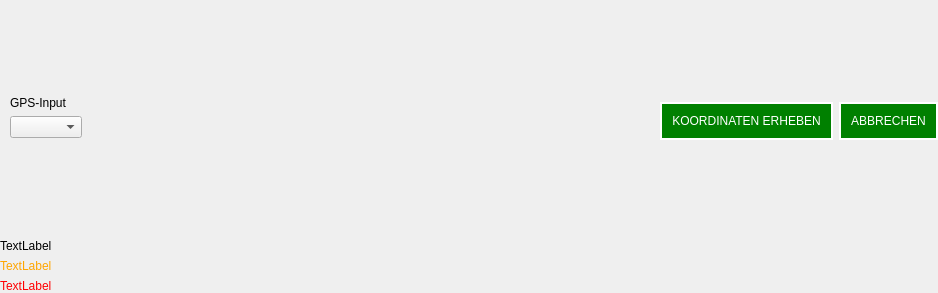
<?xml version="1.0" encoding="UTF-8"?>
<ui version="4.0">
 <class>Form</class>
 <widget class="QWidget" name="Form">
  <property name="geometry">
   <rect>
    <x>0</x>
    <y>0</y>
    <width>938</width>
    <height>293</height>
   </rect>
  </property>
  <property name="windowTitle">
   <string>Form</string>
  </property>
  <layout class="QVBoxLayout" name="verticalLayout_3">
   <property name="leftMargin">
    <number>0</number>
   </property>
   <property name="topMargin">
    <number>0</number>
   </property>
   <property name="rightMargin">
    <number>0</number>
   </property>
   <property name="bottomMargin">
    <number>0</number>
   </property>
   <item>
    <layout class="QHBoxLayout" name="horizontalLayout">
     <item>
      <layout class="QVBoxLayout" name="verticalLayout">
       <property name="leftMargin">
        <number>10</number>
       </property>
       <item>
        <spacer name="verticalSpacer">
         <property name="orientation">
          <enum>Qt::Vertical</enum>
         </property>
         <property name="sizeHint" stdset="0">
          <size>
           <width>20</width>
           <height>40</height>
          </size>
         </property>
        </spacer>
       </item>
       <item>
        <widget class="QLabel" name="label">
         <property name="sizePolicy">
          <sizepolicy hsizetype="Preferred" vsizetype="Fixed">
           <horstretch>0</horstretch>
           <verstretch>0</verstretch>
          </sizepolicy>
         </property>
         <property name="text">
          <string>GPS-Input</string>
         </property>
        </widget>
       </item>
       <item>
        <widget class="QComboBox" name="lfbSerialPortList"/>
       </item>
       <item>
        <spacer name="verticalSpacer_2">
         <property name="orientation">
          <enum>Qt::Vertical</enum>
         </property>
         <property name="sizeHint" stdset="0">
          <size>
           <width>20</width>
           <height>40</height>
          </size>
         </property>
        </spacer>
       </item>
      </layout>
     </item>
     <item>
      <spacer name="horizontalSpacer_2">
       <property name="orientation">
        <enum>Qt::Horizontal</enum>
       </property>
       <property name="sizeHint" stdset="0">
        <size>
         <width>40</width>
         <height>20</height>
        </size>
       </property>
      </spacer>
     </item>
     <item>
      <spacer name="horizontalSpacer">
       <property name="orientation">
        <enum>Qt::Horizontal</enum>
       </property>
       <property name="sizeHint" stdset="0">
        <size>
         <width>40</width>
         <height>20</height>
        </size>
       </property>
      </spacer>
     </item>
     <item>
      <widget class="QPushButton" name="lfbGetCoordinatesGtn">
       <property name="cursor">
        <cursorShape>PointingHandCursor</cursorShape>
       </property>
       <property name="styleSheet">
        <string notr="true">QPushButton{
	border-radius: 20px;
	border: 2px solid #333;
	color: #555;
	margin: 10px 0px 0px;
	padding: 10px;
}
QPushButton:hover{
	background-color: yellow;
}
QPushButton:enabled{
	border-radius: 20px;
	border: 2px solid #fff;
	background-color: green;
	color: #fff;
}</string>
       </property>
       <property name="text">
        <string>KOORDINATEN ERHEBEN</string>
       </property>
      </widget>
     </item>
     <item>
      <widget class="QPushButton" name="lfbCancelCoordinatesBtn">
       <property name="styleSheet">
        <string notr="true">QPushButton{
	border-radius: 20px;
	border: 2px solid #333;
	color: #555;
	margin: 10px 0px 0px;
	padding: 10px;
}
QPushButton:hover{
	background-color: yellow;
}
QPushButton:enabled{
	border-radius: 20px;
	border: 2px solid #fff;
	background-color: green;
	color: #fff;
}</string>
       </property>
       <property name="text">
        <string>ABBRECHEN</string>
       </property>
      </widget>
     </item>
    </layout>
   </item>
   <item>
    <widget class="QLabel" name="lfbGPSCount">
     <property name="sizePolicy">
      <sizepolicy hsizetype="Preferred" vsizetype="Fixed">
       <horstretch>0</horstretch>
       <verstretch>0</verstretch>
      </sizepolicy>
     </property>
     <property name="text">
      <string>TextLabel</string>
     </property>
    </widget>
   </item>
   <item>
    <widget class="QLabel" name="lfbGPSState">
     <property name="sizePolicy">
      <sizepolicy hsizetype="Preferred" vsizetype="Fixed">
       <horstretch>0</horstretch>
       <verstretch>0</verstretch>
      </sizepolicy>
     </property>
     <property name="styleSheet">
      <string notr="true">color:orange;</string>
     </property>
     <property name="text">
      <string>TextLabel</string>
     </property>
    </widget>
   </item>
   <item>
    <widget class="QLabel" name="lfbGPSError">
     <property name="sizePolicy">
      <sizepolicy hsizetype="Preferred" vsizetype="Fixed">
       <horstretch>0</horstretch>
       <verstretch>0</verstretch>
      </sizepolicy>
     </property>
     <property name="styleSheet">
      <string notr="true">color:#ff0000;</string>
     </property>
     <property name="text">
      <string>TextLabel</string>
     </property>
    </widget>
   </item>
  </layout>
 </widget>
 <resources/>
 <connections/>
</ui>
